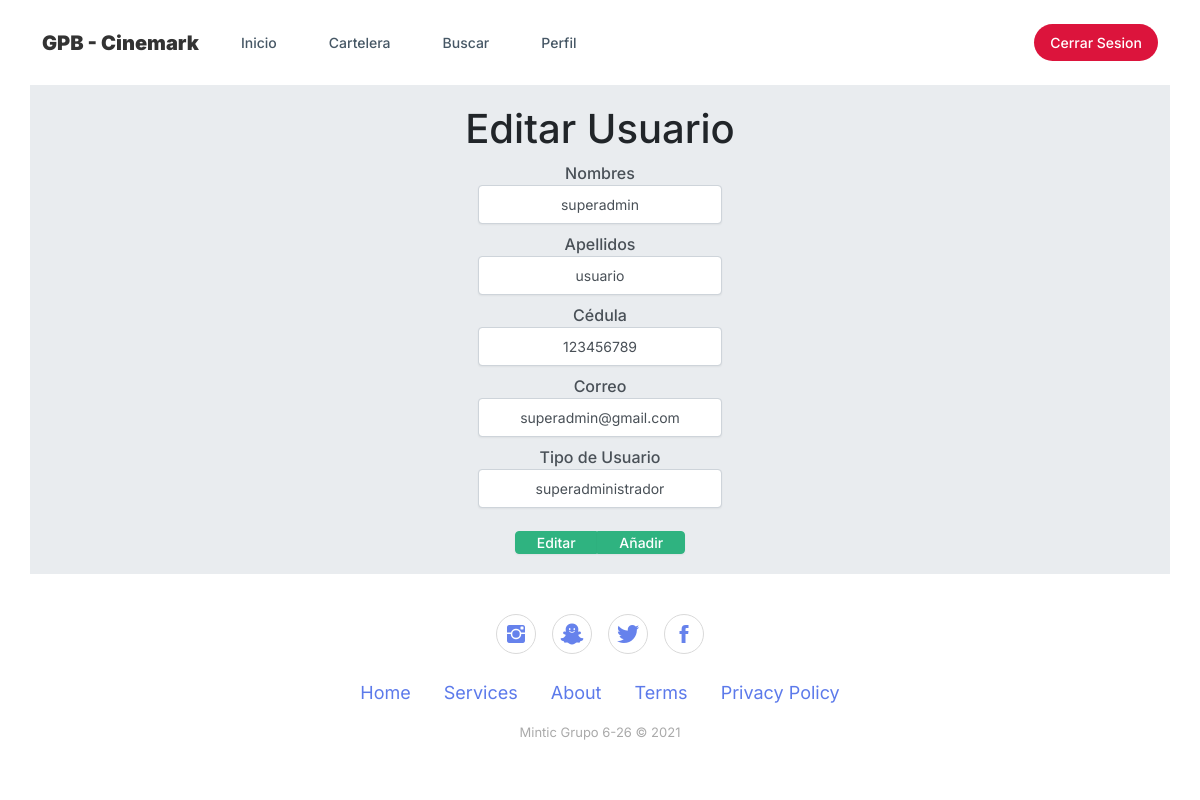
Page /editarUsuario/2 (signed in) on the committed database.
### tables this page shows
CREATE TABLE usuarios (id_usuario INTEGER PRIMARY KEY AUTOINCREMENT, nombre VARCHAR NOT NULL, apellidos VARCHAR, documento INTEGER NOT NULL, correo VARCHAR NOT NULL, clave VARCHAR NOT NULL, rol VARCHAR NOT NULL);

### app.py (the view)
@app.route("/editarUsuario/<string:id>")
def editarUsuario(id=None):
    try:
        with sqlite3.connect(ruta_db) as con:
            con.row_factory = sqlite3.Row #Convierte la respuesta de la BD en un diccionario
            cur = con.cursor()
            cur.execute("SELECT * FROM usuarios WHERE id_usuario=?",[id])
            row_usuario = cur.fetchone()
            cur=con.cursor()
            cur.execute("SELECT rol from usuarios WHERE correo=?",[session["usuario"]])
            row=cur.fetchone()
            rol=row[0]
            return render_template(ruta_editarUsuario, row_usuario=row_usuario,id=row_usuario["id_usuario"],rol=rol)
    except Error:
            print(Error)

### templates/Editar-Usuario.html (shortened to what this page needs)
<!DOCTYPE html>
<html lang="es">
<head>
    <link rel="stylesheet" href="{{ url_for('static', filename='bootstrap/css/bootstrap.min.css') }}">
    <link rel="stylesheet" href="{{ url_for('static', filename='fonts/ionicons.min.css') }}">
    <link rel="stylesheet" href="https://cdnjs.cloudflare.com/ajax/libs/Swiper/6.4.8/swiper-bundle.min.css">
    <link rel="stylesheet" href="{{ url_for('static', filename='css/Login-Form-Dark.css') }}">
    <link rel="stylesheet" href="{{ url_for('static', filename='css/Navigation-with-Button.css') }}">
    <link rel="stylesheet" href="{{ url_for('static', filename='css/styles.css') }}">
</head>
<body>
    <nav class="navbar navbar-light navbar-expand-md navigation-clean-button">
        <div class="container"><a class="navbar-brand" href="index.html"><strong>GPB - Cinemark</strong><br></a>
            <div class="collapse navbar-collapse text-truncate" id="navcol-1">
                <ul class="navbar-nav me-auto">
                    <li class="nav-item"><a class="nav-link nav-link" href="/">Inicio</a></li>
                    <li class="nav-item"><a class="nav-link" href="/cartelera">Cartelera</a></li>
                    <li class="nav-item"><a class="nav-link" href="/buscar">Buscar</a></li>
                {% if rol == "administrador" or rol=="superadministrador" %}
                    <li class="nav-item"><a class="nav-link" href="/perfil/{{id}}">Perfil</a></li>
                    <li class="nav-item"><a class="nav-link" href="/dashboard">Administrar</a></li>
                {% else %}
                    <li class="nav-item"><a class="nav-link" href="/perfil/{{id}}">Perfil</a></li>
                {% endif %}
            {% if rol ==0 %}
                </ul><span class="navbar-text actions"> <a class="login" href="/login">Iniciar Sesión</a><a class="btn btn-light action-button" role="button" href="/registro">Registrarse</a></span>
            {% else %}
                </ul><span class="navbar-text actions">
                    <a class="btn btn-light action-button logout" href="/logout">Cerrar Sesion</a>
                </span>
            {% endif %}
            </div>
        </div>
    </nav>
    <div class="container" style="background-color: var(--bs-gray-200);padding: 20px;">
        <form action="Usuario" method="POST" id="formulario">
            <h1>Editar Usuario</h1>
            <div><label class="form-label" for="nombres">Nombres<input class="form-control form-input-center" type="text" name="nombre" value="{{row_usuario.nombre}}"></label></div>
            <div><label class="form-label" for="apellidos">Apellidos<input class="form-control form-input-center" type="text" name="apellidos" value="{{row_usuario.apellidos}}"></label></div>
            <div><label class="form-label" for="cedula">Cédula<input class="form-control form-input-center" type="text" name="cedula" value="{{row_usuario.documento}}" inputmode="numeric"></label></div>
            <div><label class="form-label" for="correo">Correo<input class="form-control form-input-center" type="text" name="correo" value="{{row_usuario.correo}}" inputmode="email"></label></div>
            {% if row_usuario=="administrador" %}
            <div><label class="form-label" for="Tipo">Tipo de Usuario<input class="form-control form-input-center" type="text" name="rol" value="{{row_usuario.rol}}" inputmode="email" disabled=""></label></div>
            {% else %}
            <div><label class="form-label" for="Tipo">Tipo de Usuario<input class="form-control form-input-center" type="text" name="rol" value="{{row_usuario.rol}}" inputmode="email" ></label></div>
            {% endif %}
            <div class="btn-group" role="group" style="margin: auto;height: auto;padding-right: 0px;width: auto;min-width: 170px;margin-top: 15px;"><button class="btn btn-success" type="submit" style="padding: 0px 0px;margin-left: 0px;" onmouseover="editarUsuarioUno()">Editar</button><button class="btn btn-success" type="button" style="padding: 0px 0px;margin-left: 0px;">Añadir</button></div>
        </form>
    </div>
    <footer class="text-center text-primary footer-basic" title="asdasd">
        <div class="social"><a href="#"><i class="icon ion-social-instagram"></i></a><a href="#"><i class="icon ion-social-snapchat"></i></a><a href="#"><i class="icon ion-social-twitter"></i></a><a href="#"><i class="icon ion-social-facebook"></i></a></div>
        <ul class="list-inline">
            <li class="list-inline-item"><a href="index.html">Home</a></li>
            <li class="list-inline-item"><a href="#">Services</a></li>
            <li class="list-inline-item"><a href="#">About</a></li>
            <li class="list-inline-item"><a href="#">Terms</a></li>
            <li class="list-inline-item"><a href="#">Privacy Policy</a></li>
        </ul>
        <p class="copyright">Mintic Grupo 6-26&nbsp;© 2021</p>
    </footer>
</body>
</html>

### static/css/Navigation-with-Button.css (style rules this page uses)
.navigation-clean-button { background: #fff; padding-top: .75rem; padding-bottom: .75rem; color: #333; border-radius: 0; box-shadow: none; border: none; margin-bottom: 0; }
@media (min-width:768px) { .navigation-clean-button { padding-top: 1rem; padding-bottom: 1rem; } }
.navigation-clean-button .navbar-brand { font-weight: bold; color: inherit; }
.navigation-clean-button.navbar .navbar-nav .nav-link { padding-left: 18px; padding-right: 18px; }
.navigation-clean-button.navbar-light .navbar-nav .nav-link { color: #465765; }
.navigation-clean-button .navbar-text .action-button, .navigation-clean-button .navbar-text .action-button:active, .navigation-clean-button .navbar-text .action-button:hover { background: #56c6c6; border-radius: 20px; font-size: inherit; color: #fff; box-shadow: none; border: none; text-shadow: none; padding: .5rem 1rem; transition: background-color 0.25s; font-size: inherit; }

### static/css/styles.css (style rules this page uses)
form { text-align: center; }
.form-input-center { text-align: center; }
.logout { color:white !important; background-color: crimson !important; border-radius: 20px !important; }
.footer-basic { padding: 40px 0; background-color: #ffffff; color: #4b4c4d; }
.footer-basic ul { padding: 0; list-style: none; text-align: center; font-size: 18px; line-height: 1.6; margin-bottom: 0; }
.footer-basic li { padding: 0 10px; }
.footer-basic ul a { color: inherit; text-decoration: none; opacity: 0.8; }
.footer-basic .social { text-align: center; padding-bottom: 25px; }
.footer-basic .social > a { font-size: 24px; width: 40px; height: 40px; line-height: 40px; display: inline-block; text-align: center; border-radius: 50%; border: 1px solid #ccc; margin: 0 8px; color: inherit; opacity: 0.75; }
.footer-basic .copyright { margin-top: 15px; text-align: center; font-size: 13px; color: #aaa; margin-bottom: 0; }

### rows in the picture
usuarios: nombre "superadmin", apellidos "usuario", cedula "123456789", correo "superadmin@gmail.com", rol "superadministrador"
